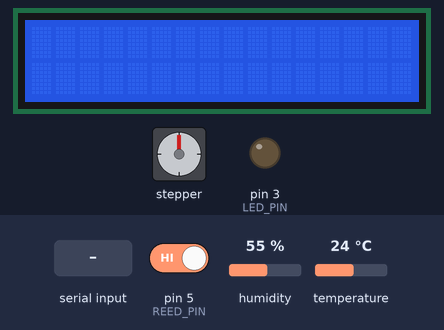
Recording of a sketch running on a simulated Arduino Uno, built with avr-gcc and run on an emulated ATmega328P. Parts: 16×2 character LCD, stepper motor, output pins drawn as LEDs (lit = HIGH). The inputs (shaded band) are chosen by the test bench; at power-on: pin 5 (REED_PIN) HIGH, humidity 55 %, temperature 24 °C. The local clock reads 2024-03-15 10:24:30 at power-on unless the sketch sets it; stepper angles assume 2048 steps per turn; what the sketch prints to the serial monitor is not drawn.

Above: at 1.2 s.
1.3 s: pin 5 (REED_PIN) driven LOW
At 3.2 s:
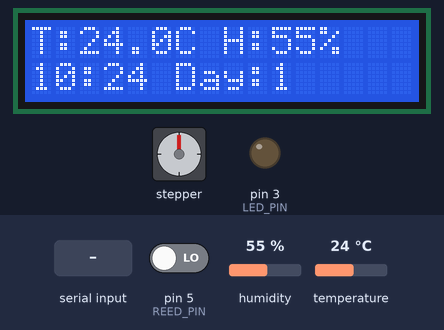
3.5 s: pin 5 (REED_PIN) driven HIGH
At 5.1 s:
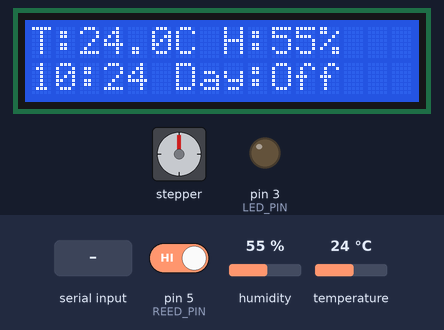
5.5 s: "1" received over Serial
At 6.2 s:
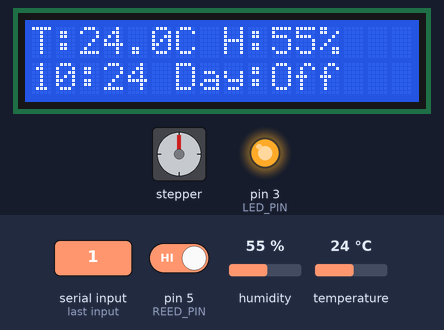
7.0 s: humidity set to 22 %
At 10.8 s:
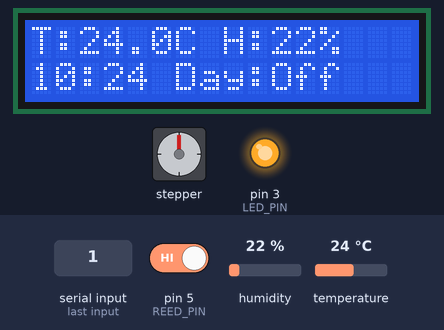
11.5 s: temperature set to 12 °C
At 15.1 s:
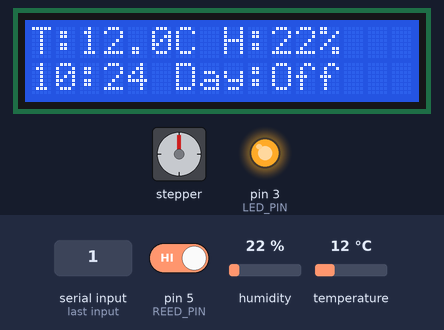
15.5 s: pin 5 (REED_PIN) driven LOW
At 15.95 s:
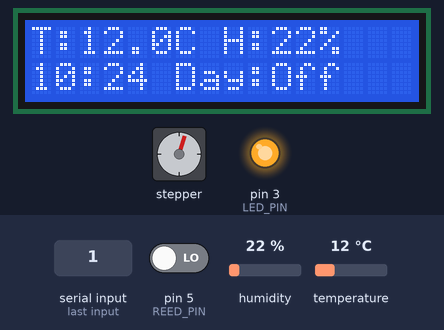
Timing chart, 0 to 20.9 s (numbered marks = the images above; inputs shaded):
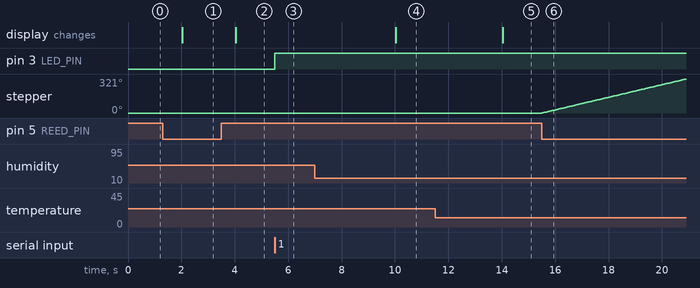

Measured:
- after the input at 1.3 s, the display: changes after 0.73 s (image 1)
- after the input at 3.5 s, the display: changes after 0.54 s (image 2)
- after the input at 5.5 s, pin 3 (LED_PIN): LOW → HIGH at once
- after the input at 7.0 s, the display: changes after 3.0 s (image 4)
- after the input at 11.5 s, the display: changes after 2.5 s (image 5)
- after the input at 15.5 s, stepper: keeps turning clockwise at about 60°/s, starting at once

The sketch:

arduino_smarthatch_sketch.ino
```cpp
#include <Arduino.h>
#include <DHT.h>
#include <Wire.h>
#include <LiquidCrystal_I2C.h>
#include <RTClib.h>
#include <Stepper.h>

// ===== LCD & DHT =====
LiquidCrystal_I2C lcd(0x27, 16, 2);
#define DHTPIN 2
#define DHTTYPE DHT22
DHT dht(DHTPIN, DHTTYPE);

// ===== RTC & PINS =====
RTC_DS3231 rtc;
#define REED_PIN 5
#define LED_PIN 3

// ===== STEPPER MOTOR =====
#define IN1 8
#define IN2 9
#define IN3 10
#define IN4 11
#define STEPS_PER_REV 2048
// Set TILT_STEPS to 2048 for a full 360-degree rotation
const int TILT_STEPS = 2048;
Stepper stepperMotor(STEPS_PER_REV, IN1, IN3, IN2, IN4);

// ===== LOGIC VARIABLES =====
bool ledState = false;
bool turningEnabled = true;
bool turnRight = true;
int eggDay = 0;
bool incubationRunning = false;

unsigned long incubationStartMillis = 0;
unsigned long lastStepperMove = 0;
const unsigned long TEN_SECONDS = 10000UL;
const unsigned long SIXTEEN_DAYS = 1382400000UL;
const unsigned long ONE_DAY = 86400000UL;

void setup() {
  Serial.begin(9600);
  dht.begin();
  lcd.init();
  lcd.backlight();
  stepperMotor.setSpeed(10); // 10 RPM is good for torque

  pinMode(REED_PIN, INPUT_PULLUP);
  pinMode(LED_PIN, OUTPUT);
  digitalWrite(LED_PIN, LOW);

  if (!rtc.begin()) { while (1); }
}

void loop() {
  unsigned long currentMillis = millis();
  DateTime now = rtc.now();

  // 1. SERIAL INPUT (CONTROL FROM MOBILE)
  if (Serial.available() > 0) {
    char cmd = Serial.read();
    if (cmd == '1') { ledState = true; digitalWrite(LED_PIN, HIGH); }
    if (cmd == '0') { ledState = false; digitalWrite(LED_PIN, LOW); }
    if (cmd == 'A') { turningEnabled = true; }
    if (cmd == 'O') { turningEnabled = false; }
  }

  // 2. INCUBATION & STEPPER LOGIC
  bool doorClosed = (digitalRead(REED_PIN) == LOW);
  if (doorClosed && !incubationRunning) {
    incubationRunning = true;
    incubationStartMillis = currentMillis;
  } else if (!doorClosed) {
    incubationRunning = false;
  }

  if (incubationRunning) {
    eggDay = (currentMillis - incubationStartMillis) / ONE_DAY + 1;
    if (eggDay > 21) eggDay = 21;

    // --- MODIFIED TURNING LOGIC ---
    // Rotates 360 degrees, then waits 10 seconds, then rotates 360 degrees the other way
    if (turningEnabled && (currentMillis - incubationStartMillis < SIXTEEN_DAYS)) {
      if (currentMillis - lastStepperMove >= TEN_SECONDS) {
        lastStepperMove = currentMillis;

        // This will make one full 360-degree turn
        // It will stop completely once the steps are finished
        stepperMotor.step(turnRight ? TILT_STEPS : -TILT_STEPS);

        // Switch direction for the next 10-second interval
        turnRight = !turnRight;
      }
    }
  } else {
    eggDay = 0;
  }

  // 3. READ SENSORS
  float h = dht.readHumidity();
  float t = dht.readTemperature();

  // 4. OUTPUT UPDATE (Every 2 Seconds)
  static unsigned long lastUpdate = 0;
  if (currentMillis - lastUpdate >= 2000) {
    lastUpdate = currentMillis;

    Serial.print((int)h); Serial.print(",");
    Serial.print((int)t); Serial.print(",");
    Serial.print(doorClosed ? "1" : "0"); Serial.print(",");
    Serial.print(turningEnabled ? "1" : "0"); Serial.print(",");
    Serial.print(ledState ? "1" : "0"); Serial.print(",");
    Serial.println(eggDay);

    lcd.setCursor(0, 0);
    lcd.print("T:"); lcd.print(t, 1);
    lcd.print("C H:"); lcd.print(h, 0); lcd.print("%  ");

    lcd.setCursor(0, 1);
    lcd.print(now.hour() < 10 ? "0" : ""); lcd.print(now.hour());
    lcd.print(":");
    lcd.print(now.minute() < 10 ? "0" : ""); lcd.print(now.minute());
    lcd.print(" Day:"); lcd.print(incubationRunning ? String(eggDay) : "Off");
    lcd.print("   ");
  }
}
```
